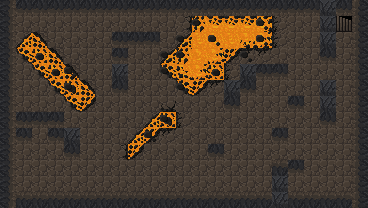

This game map was drawn from its Tiled (.tmx) file and the tilesets committed beside it. A one-line description and the full map source follow:
An orthogonal 23x13 tile map with 16x16 px tiles, 3 tile layers (Base, Tile Layer 2, Other), 3 tilesets and 17 objects (6x slime_monster, 6x rock, 3x pickaxe, player_spawn, level_exit).

<map version="1.10" tiledversion="1.10.2" orientation="orthogonal" renderorder="right-down" width="23" height="13" tilewidth="16" tileheight="16" infinite="0" nextlayerid="5" nextobjectid="21">
 <tileset firstgid="1" source="Dungeon_Tileset_v2.tsx" />
 <tileset firstgid="101" source="cave_crawler.tsx" />
 <tileset firstgid="326" source="cave_crawler_v2.tsx" />
 <layer id="1" name="Base" width="23" height="13">
  <data encoding="csv">
162,162,162,162,162,162,162,162,162,162,162,162,178,178,178,178,178,162,162,162,162,162,162,
162,162,162,162,162,162,162,162,162,162,162,176,101,102,102,102,103,177,162,162,162,405,162,
161,191,1610612943,162,162,162,162,435,162,435,162,191,117,117,117,132,133,177,162,162,162,162,162,
162,206,146,1610612943,162,162,162,162,162,162,191,101,147,133,207,179,179,162,162,162,162,162,162,
162,162,206,146,1610612943,162,162,420,162,162,206,131,133,146,177,420,435,162,162,162,162,162,162,
162,162,162,206,146,1610612943,162,435,162,162,162,206,207,179,420,435,162,162,162,162,162,162,162,
162,162,162,162,206,207,162,162,162,162,178,162,162,162,435,162,162,162,162,162,162,162,162,
162,435,162,435,162,162,162,162,162,191,146,177,162,162,162,162,162,162,162,162,162,162,162,
162,162,162,162,420,162,162,162,191,207,179,162,162,162,162,162,162,162,162,162,162,162,162,
162,162,162,162,435,162,162,176,207,162,162,162,162,162,162,162,162,162,162,162,162,162,162,
162,162,162,162,162,162,162,162,162,162,162,162,162,162,162,162,162,162,162,162,162,162,162,
162,162,162,162,162,162,162,162,162,162,162,162,162,162,162,162,162,162,162,162,162,162,162,
162,162,162,162,162,162,162,162,162,162,162,162,162,162,162,162,162,162,162,162,162,162,162
</data>
 </layer>
 <layer id="3" name="Tile Layer 2" width="23" height="13">
  <data encoding="csv">
0,0,0,0,0,0,0,0,0,0,0,0,0,0,0,0,0,0,0,0,0,0,0,
0,0,0,0,0,0,0,0,0,0,0,0,163,0,0,0,163,0,0,0,0,0,0,
0,0,0,0,0,0,0,0,0,0,0,163,0,163,0,0,163,0,0,0,0,0,0,
0,0,0,0,0,0,0,0,0,0,163,163,0,0,0,163,0,0,0,0,0,0,0,
0,0,0,0,163,0,0,0,0,0,163,0,0,0,0,0,0,0,0,0,0,0,0,
0,0,0,0,163,0,0,0,0,0,0,163,0,0,0,0,0,0,0,0,0,0,0,
0,0,0,0,0,0,0,0,0,0,0,0,0,0,0,0,0,0,0,0,0,0,0,
0,0,0,0,0,0,0,0,0,0,163,0,0,0,0,0,0,0,0,0,0,0,0,
0,0,0,0,0,0,0,0,0,163,0,0,0,0,0,0,0,0,0,0,0,0,0,
0,0,0,0,0,0,0,0,0,0,0,0,0,0,0,0,0,0,0,0,0,0,0,
0,0,0,0,0,0,0,0,0,0,0,0,0,0,0,0,0,0,0,0,0,0,0,
0,0,0,0,0,0,0,0,0,0,0,0,0,0,0,0,0,0,0,0,0,0,0,
0,0,0,0,0,0,0,0,0,0,0,0,0,0,0,0,0,0,0,0,0,0,0
</data>
 </layer>
 <layer id="4" name="Other" width="23" height="13">
  <data encoding="csv">
1610613171,435,435,435,435,435,435,435,435,435,435,435,435,435,435,435,435,435,435,435,420,435,2684354995,
1610613171,0,0,0,0,0,0,0,0,0,0,0,0,0,0,0,0,0,0,0,420,0,2684354995,
1610613171,0,0,0,0,0,0,0,435,0,0,0,0,0,0,0,0,0,0,0,420,0,2684354995,
1610613171,0,0,0,0,0,0,435,0,0,0,0,0,0,0,0,0,0,0,0,435,0,2684354995,
1610613171,0,0,0,0,0,0,0,0,0,0,0,0,0,0,0,434,435,0,0,0,0,2684354995,
1610613171,0,0,0,0,0,0,0,0,0,0,0,0,0,0,0,0,0,0,0,420,0,2684354995,
1610613171,0,0,0,0,0,0,0,0,0,0,0,0,0,0,0,0,434,435,0,420,0,2684354995,
1610613171,0,435,0,0,0,0,0,0,0,0,0,0,0,0,0,0,0,0,0,435,0,2684354995,
1610613171,435,0,435,0,0,0,0,0,0,0,0,0,0,0,0,434,435,0,0,0,0,2684354995,
1610613171,0,0,0,0,0,0,0,0,0,0,0,0,435,0,0,0,0,0,0,0,0,2684354995,
1610613171,0,0,0,0,0,0,0,0,0,0,0,0,0,0,0,0,3221225907,435,0,0,0,2684354995,
1610613171,0,0,0,0,0,0,0,0,0,0,0,0,0,0,0,0,420,0,0,0,0,2684354995,
1610613171,3221225907,3221225907,3221225907,3221225907,3221225907,3221225907,3221225907,3221225907,3221225907,3221225907,3221225907,3221225907,3221225907,3221225907,3221225907,3221225907,420,3221225907,3221225907,3221225907,3221225907,2684354995
</data>
 </layer>
 <objectgroup id="2" name="Object Layer 1">
  <object id="1" name="player_spawn" x="30.3364" y="27.6925">
   <point />
  </object>
  <object id="3" name="level_exit" x="346.017" y="23.7655">
   <point />
  </object>
  <object id="4" name="slime_monster" x="345.209" y="144.963">
   <point />
  </object>
  <object id="5" name="slime_monster" x="257.985" y="113.329">
   <point />
  </object>
  <object id="6" name="slime_monster" x="143.735" y="89.6806">
   <point />
  </object>
  <object id="7" name="slime_monster" x="54.6683" y="156.327">
   <point />
  </object>
  <object id="8" name="slime_monster" x="31.6339" y="163.698">
   <point />
  </object>
  <object id="9" name="slime_monster" x="296.99" y="188.575">
   <point />
  </object>
  <object id="10" name="rock" x="343.366" y="40.8477">
   <point />
  </object>
  <object id="11" name="pickaxe" x="26.1057" y="185.504">
   <point />
  </object>
  <object id="13" name="rock" x="84.4595" y="44.8403">
   <point />
  </object>
  <object id="14" name="pickaxe" x="181.511" y="27.027">
   <point />
  </object>
  <object id="15" name="rock" x="101.351" y="44.226">
   <point />
  </object>
  <object id="16" name="rock" x="74.6314" y="54.6683">
   <point />
  </object>
  <object id="17" name="rock" x="65.7248" y="173.526">
   <point />
  </object>
  <object id="18" name="rock" x="110.258" y="164.926">
   <point />
  </object>
  <object id="19" name="pickaxe" x="106.88" y="118.55">
   <point />
  </object>
 </objectgroup>
</map>
